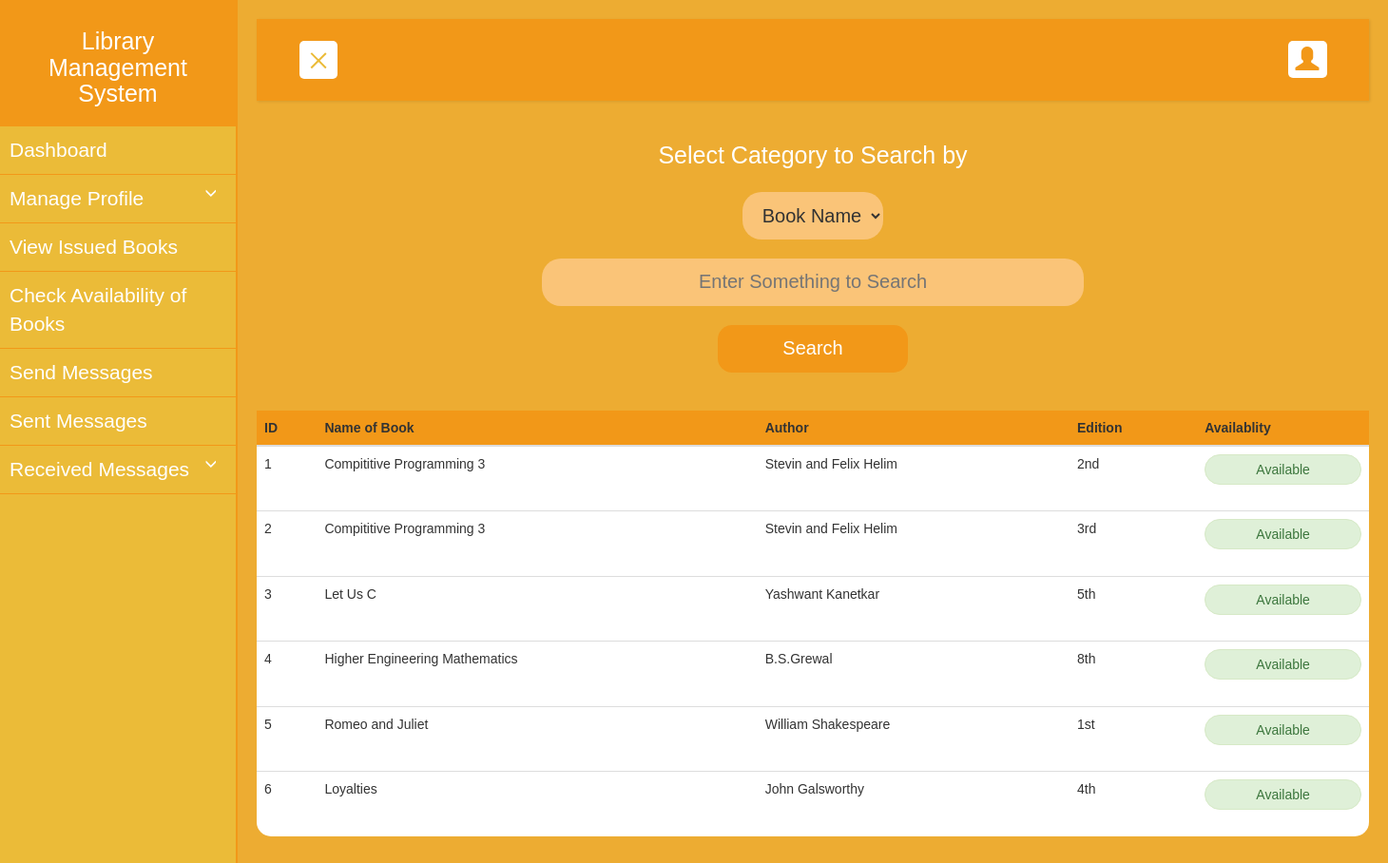
The page /checkavai.php (signed in) on the database its author committed.
### tables this page shows
CREATE TABLE `books` (
  `id` int(11) NOT NULL,
  `name` varchar(255) NOT NULL,
  `author` varchar(255) NOT NULL,
  `edition` varchar(255) NOT NULL,
  `quantity` int(11) NOT NULL,
  `available` int(11) NOT NULL
);

### checkavai.php (the view, shortened to what this page needs)
<?php
include('headers.php');
if (isset($_POST['submit']))
{
	$searchby=$_POST['searchby'];
	$cat=$_POST['cat'];
	$sql="SELECT * FROM books WHERE ".$cat." LIKE '%".$searchby."%'";
}
else
{
	$sql="SELECT * FROM books";
}
$res=mysqli_query($conn,$sql);
?>
<div class="container text-center" style="">
	<form  action="<?php echo htmlspecialchars($_SERVER["PHP_SELF"]);?>" method="POST">
		<div style="color: white;font-size: 25px;" class="slider">Select Category to Search by</div>
     	<br>
		<div class="slider" >
        <select name="cat" class="drop" style="text-align: center;" >
        <option value="name">Book Name</option>
    	</select>
    </div>
    <br>
    <input type="text" class="slidel" name="searchby" placeholder="Enter Something to Search" >
    <br>
    <br>
    <div class="text-center">
       	<input type="submit" name="submit" value="Search" class="butt slide">
    </div>
    <br>
    <br>
	</form>
</div>
<div class="table-responsive slide">
  <table class="table">
    <thead>
      <tr>
        <th>ID</th>
        <th>Name of Book</th>
        <th>Author</th>
        <th>Edition</th>
        <th>Availablity</th>
      </tr>
    </thead>
    <tbody>
      <?php
      while($row=mysqli_fetch_assoc($res))
      {
      echo "<tr>";
        echo "<td>".$row["id"]."</td>";
        echo "<td>".$row["name"]."</td>";
        echo "<td>".$row["author"]."</td>";
        echo "<td>".$row["edition"]."</td>";
        if($row["available"]>0)
        echo "<td><div class='alert alert-success text-center' role='alert' style='width: 100%; align-self: center;border-radius: 20px;padding:5px;'>
          Available
        </div></td>";
    	else
    	echo "<td><div class='alert alert-danger text-center' role='alert' style='width: 100%; align-self: center;border-radius: 20px;padding:5px;'>
          Not Available
        </div></td>";
      echo "<tr>";
  	  }
      ?>
    </tbody>
  </table>
 </div>
<?php
include('footers.php');
?>

### headers.php (shortened to what this page needs)
<!DOCTYPE html>
<html>
    <head>
        <link rel="stylesheet" href="https://maxcdn.bootstrapcdn.com/bootstrap/3.3.7/css/bootstrap.min.css">
    </head>
    <body>
        <div class="wrapper">
            <nav id="sidebar">
                <div class="sidebar-header" style="padding: 10px;">
                    <h3 style="font-size: 25px;text-align: center;">Library Management System</h3>
                </div>
                <ul class="list-unstyled components" style="padding-top: 0px;">
                    <li>
                        <a href="studdash.php">Dashboard</a>
                    </li>
                    <li>
                        <a href="#mprof" data-toggle="collapse" aria-expanded="false">Manage Profile</a>
                    </li>
                    <li>
                        <a href="viewissue.php">View Issued Books</a>
                    </li>
                    <li>
                        <a href="checkavai.php">Check Availability of Books</a>
                    </li>
                    <li>
                        <a href="studmess.php">Send Messages</a>
                    </li>
                    <li>
                        <a href="sents.php">Sent Messages</a>
                    </li>
                    <li>
                        <a href="#messa" data-toggle="collapse" aria-expanded="false">Received Messages</a>
                    </li>
                </ul>
            </nav>
            <div id="content">
                <nav class="navbar navbar-default">
                    <div class="container-fluid text-center">
                        <div  class="container text-center" style="float: left;width:80px;">
                            <button type="button" id="sidebarCollapse" class="navbar-btn">
                                <span id="span3"></span>
                            </button>
                        </div>
                        <div class="container text-center" style="color: white;font-size: 25px;float: right;padding-top: 12px;width:80px;position:relative;">
                            <span class="prof" onclick="opent()">
                                <span class="glyphicon glyphicon-user"></span>
                            </span>
                        </div>
                    </div>
                </nav>

### footers.php (shortened to what this page needs)
 </div>
        </div>
    </body>
</html>

### headers.php (style rules this page uses)
body { font-family: 'Poppins', sans-serif; background: #edac32; }
a, a:hover, a:focus { color: inherit; text-decoration: none; transition: all 0.3s; }
.navbar { padding: 15px 10px; background: #f29818; border: none; border-radius: 0; margin-bottom: 40px; box-shadow: 1px 1px 3px rgba(0, 0, 0, 0.1); }
.navbar-btn { box-shadow: none; outline: none !important; border: none; background-color: #ebbb38; }
.wrapper { display: flex; align-items: stretch; perspective: 1500px; }
#sidebar { min-width: 250px; max-width: 250px; background: #ebbb38; color: #fff; transition: all 0.6s cubic-bezier(0.945, 0.020, 0.270, 0.665); transform-origin: bottom left; border-right: 2px solid #f29818; }
#sidebar .sidebar-header { padding: 20px; background: #f29818; }
#sidebar ul.components { padding: 20px 0; }
#sidebar ul li a { padding: 10px; font-size: 1.5em; display: block; border-bottom: 1px solid #f29818; }
a[data-toggle="collapse"] { position: relative; }
a[aria-expanded="false"]::before, a[aria-expanded="true"]::before { content: '\e259'; display: block; position: absolute; right: 20px; font-family: 'Glyphicons Halflings'; font-size: 0.6em; }
#content { padding: 20px; min-height: 100vh; transition: all 0.3s; width: 100%; }
#sidebarCollapse { width: 40px; height: 40px; background: white; color: ; transition: 0.5s; border-radius: 5px; }
.prof { padding-right: 8px; padding-left: 8px; padding-top: 7px; padding-bottom: 4px; cursor: pointer; background-color: white; color: #f29818; transition: 0.5s; border-radius: 5px; }
#sidebarCollapse span { width: 80%; height: 2px; margin: 0 auto; display: block; background: #ebbb38; transition: all 0.8s cubic-bezier(0.810, -0.330, 0.345, 1.375); transition-delay: 0.2s; }
#sidebarCollapse span:last-of-type { transform: rotate(-45deg) translate(1px, -1px); }
.table { background-color: white; padding: 30px; border-radius: 15px; transition: 0.5s; }
thead { background-color:#f29818; border-radius: 15px; }
.slide { animation-name: slide; -webkit-animation-name: slide; animation-duration: 1s; -webkit-animation-duration: 1s; visibility: visible; }
.butt { height: 50px; width: 200px; background-color: #f29818; color: white ; font-size: 20px; transition: 0.5s; border: 0px; border-radius: 15px; }
.slidel { animation-name: slidel; -webkit-animation-name: slidel; animation-duration: 1s; -webkit-animation-duration: 1s; visibility: visible; }
.slider { animation-name: slider; -webkit-animation-name: slider; animation-duration: 1s; -webkit-animation-duration: 1s; visibility: visible; }
input[type="text"] { transition: 0.5s; text-align: center; width: 50%; height: 50px; font-size: 20px; background-color: #fac478; margin: 0px;border: 0px; border-radius: 20px; }
.drop { transition: 0.5s; padding-left: 10px; text-align: center; height: 50px; font-size: 20px; background-color: #fac478; margin: 0px;border: 0px; border-radius: 20px; }

### rows shown on the page
books: id "1", name "Compititive Programming 3", author "Stevin and Felix Helim", edition "2nd", available "Available"
books: id "2", name "Compititive Programming 3", author "Stevin and Felix Helim", edition "3rd", available "Available"
books: id "3", name "Let Us C", author "Yashwant Kanetkar", edition "5th", available "Available"
books: id "4", name "Higher Engineering Mathematics", author "B.S.Grewal", edition "8th", available "Available"
books: id "5", name "Romeo and Juliet", author "William Shakespeare", edition "1st", available "Available"
books: id "6", name "Loyalties", author "John Galsworthy", edition "4th", available "Available"
